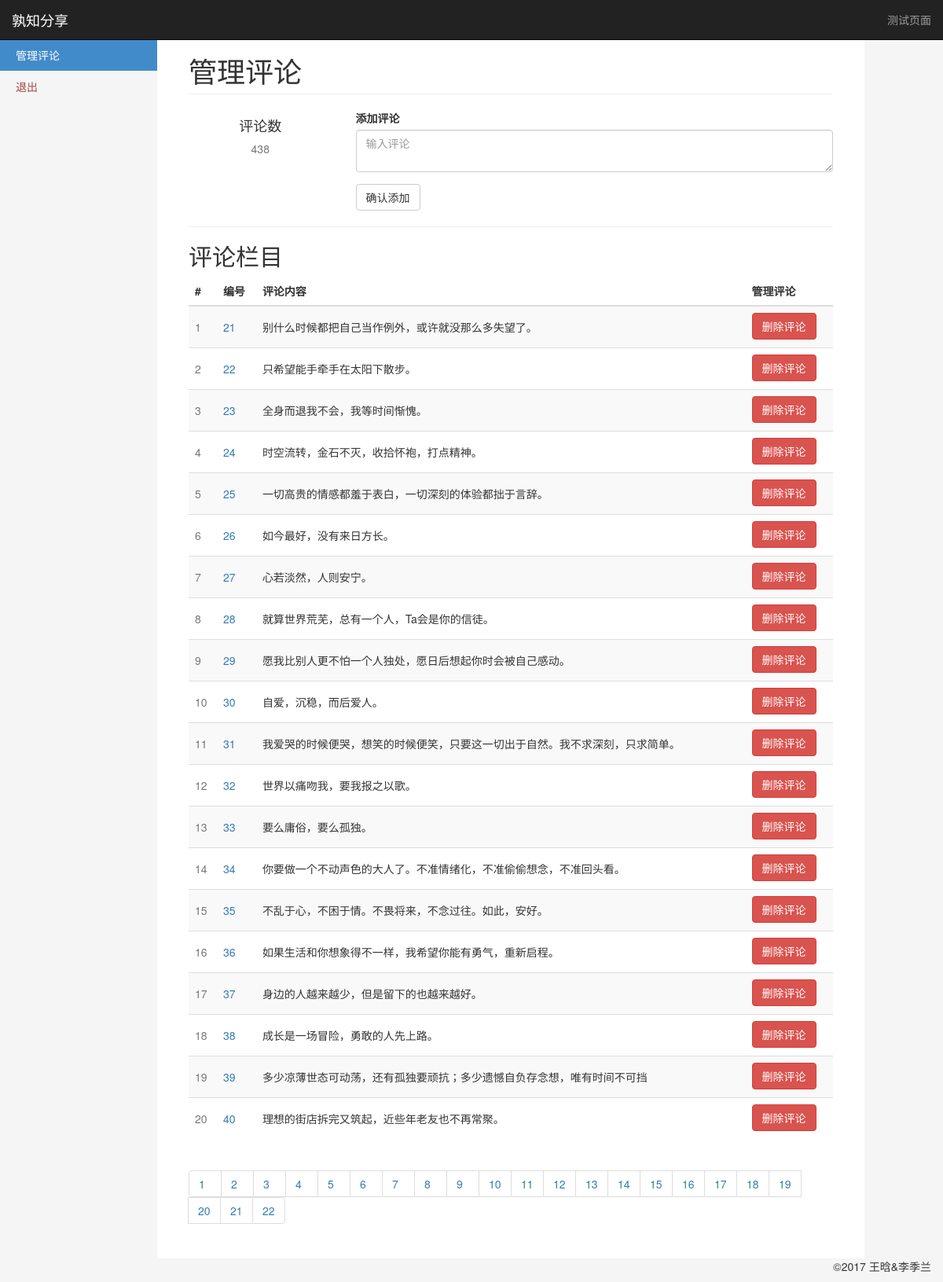
Screenshot of /manage2 with the database file from the repository.
### app/models.py (models this page shows, shortened)
class Comment(db.Model):
    __tablename__ = 'comment'
    id = db.Column(db.Integer, primary_key=True)
    text = db.Column(db.String(256), nullable=False)

### app/views.py (the view)
@app.route('/manage', methods=["GET", "POST"])
@app.route('/manage<int:page>', methods=["GET", "POST"])
def manage(page=1):
    comments = comment_helper.get_all_comments()
    length = len(comments)
    p_list, start, end = comment_helper.get_page(length, pagesize=20, page=page)
    count = {'visit': 0, 'com_len': length, 'page_list': p_list}
    return render_template('manage.html', comments=comments[start:end], count=count)

### app/comment_helper.py (called while the page is built)
def get_all_comments():
    comments = Comment.query.all()
    return comments

def get_page(length, page, pagesize=5):
    p_len = int(math.ceil(length / pagesize))
    p_list = range(1, p_len+1)
    start = 0
    end = pagesize
    if page and page > 1:
        start = (page-1) * pagesize
        end = page * pagesize
        if start > length:
            start = length - pagesize
            end = length
        elif end > length:
            end = length
    if page == 0:
        start = length - pagesize
        end = length
    return p_list, start, end

### app/templates/manage.html (shortened to what this page needs)
{% extends "layout.html" %}
{% block body %}
    <nav class="navbar navbar-inverse navbar-fixed-top" role="navigation">
          <div class="container-fluid">
            <div class="navbar-header">
              <a class="navbar-brand" href="#">孰知分享</a>
            </div>
            <div class="navbar-collapse collapse">
              <ul class="nav navbar-nav navbar-right">
                <li><a href="/comment">测试页面</a></li>
              </ul>
            </div>
          </div>
    </nav>
    <div class="container-fluid">
          <div class="row row-offcanvas row-offcanvas-left">
             <div class="col-sm-3 col-md-2 sidebar-offcanvas" id="sidebar" role="navigation">
                <ul class="nav nav-sidebar">
                  <li class="active"><a href="/manage">管理评论</a></li>
                  <li><a href="/logout" target="_ext" class="text-danger">退出</a></li>
                </ul>
            </div>
            <div class="col-sm-9 col-md-9 main">
              <h1 class="page-header">
                管理评论
              </h1>
                <div class="row">
                     <div class="placeholders col-md-3">
                <div class="placeholder text-center">
                  <h4>评论数</h4>
                  <span class="text-muted">{{ count.com_len }}</span>
                </div>
              </div>
              <div class="placeholders col-md-9">
                  <div class="form-group">
                    <label for="addComment">添加评论</label>
                    <textarea type="text" class="form-control" id="addComment" placeholder="输入评论"></textarea>
                  </div>
                  <button class="btn btn-default" onclick="addComment()">确认添加</button>
              </div>
                </div>
                <hr>
              <h2 class="sub-header">评论栏目</h2>
              <div class="table-responsive">
                <table class="table table-striped">
                  <thead>
                    <tr>
                      <th>#</th>
                      <th>编号</th>
                      <th>评论内容</th>
                      <th>管理评论</th>
                    </tr>
                  </thead>
                  <tbody id="comTable">
                  {% for comment in comments %}
                    <tr>
                      <td class="text-muted">{{ loop.index }}</td>
                      <td class="text-primary">{{ comment.id }}</td>
                      <td>{{ comment.text }}</td>
                      <td><span><button class="btn btn-danger" onclick="deleteComment({{comment.id}})">删除评论</button> </span></td>
                    </tr>
                  {% endfor %}
                  </tbody>
                </table>
              </div>
              <nav aria-label="Page navigation">
                <ul class="pagination">
                  {% for page in count.page_list %}
                    <li><a href="manage{{ page }}">{{page}}</a></li>
                  {% endfor %}
                </ul>
              </nav>
          </div>
        </div>
    </div>
{% endblock %}

### app/static/css/styles.css (style rules this page uses)
body { padding-top: 50px; background-color: #f5f5f5; }
.nav-sidebar { background-color: #f5f5f5; margin-right: -15px; margin-bottom: 20px; margin-left: -15px; }
.nav-sidebar > li > a { padding-right: 20px; padding-left: 20px; }
.nav-sidebar > .active > a { color: #fff; background-color: #428bca; }
.main { padding: 20px; background-color: #fff; }
@media (min-width: 768px) { .main { padding-right: 40px; padding-left: 40px; } }
.main .page-header { margin-top: 0; }
#comTable button { margin-top: 2x; margin-bottom: 2px; }
#comTable td { vertical-align: middle; }

### app/templates/layout.html (style rules this page uses)
.pagination li a { width: 42px; }

### rows the page displays
Comment: id "21", text "别什么时候都把自己当作例外，或许就没那么多失望了。"
Comment: id "22", text "只希望能手牵手在太阳下散步。"
Comment: id "23", text "全身而退我不会，我等时间惭愧。"
Comment: id "24", text "时空流转，金石不灭，收拾怀袍，打点精神。"
Comment: id "25", text "一切高贵的情感都羞于表白，一切深刻的体验都拙于言辞。"
Comment: id "26", text "如今最好，没有来日方长。"
Comment: id "27", text "心若淡然，人则安宁。"
Comment: id "28", text "就算世界荒芜，总有一个人，Ta会是你的信徒。"
Comment: id "29", text "愿我比别人更不怕一个人独处，愿日后想起你时会被自己感动。"
Comment: id "30", text "自爱，沉稳，而后爱人。"
Comment: id "31", text "我爱哭的时候便哭，想笑的时候便笑，只要这一切出于自然。我不求深刻，只求简单。"
Comment: id "32", text "世界以痛吻我，要我报之以歌。"
Comment: id "33", text "要么庸俗，要么孤独。"
Comment: id "34", text "你要做一个不动声色的大人了。不准情绪化，不准偷偷想念，不准回头看。"
Comment: id "35", text "不乱于心，不困于情。不畏将来，不念过往。如此，安好。"
Comment: id "36", text "如果生活和你想象得不一样，我希望你能有勇气，重新启程。"
Comment: id "37", text "身边的人越来越少，但是留下的也越来越好。"
Comment: id "38", text "成长是一场冒险，勇敢的人先上路。"
Comment: id "39", text "多少凉薄世态可动荡，还有孤独要顽抗；多少遗憾自负存念想，唯有时间不可挡"
Comment: id "40", text "理想的街店拆完又筑起，近些年老友也不再常聚。"

### other values shown
{{ count.com_len }} "438"
{{ page }} "1" "2" "3" "4" "5" "6" "7" "8" "9" "10" "11" "12" "13" "14" "15" "16" "17" "18" "19" "20" "21" "22"
